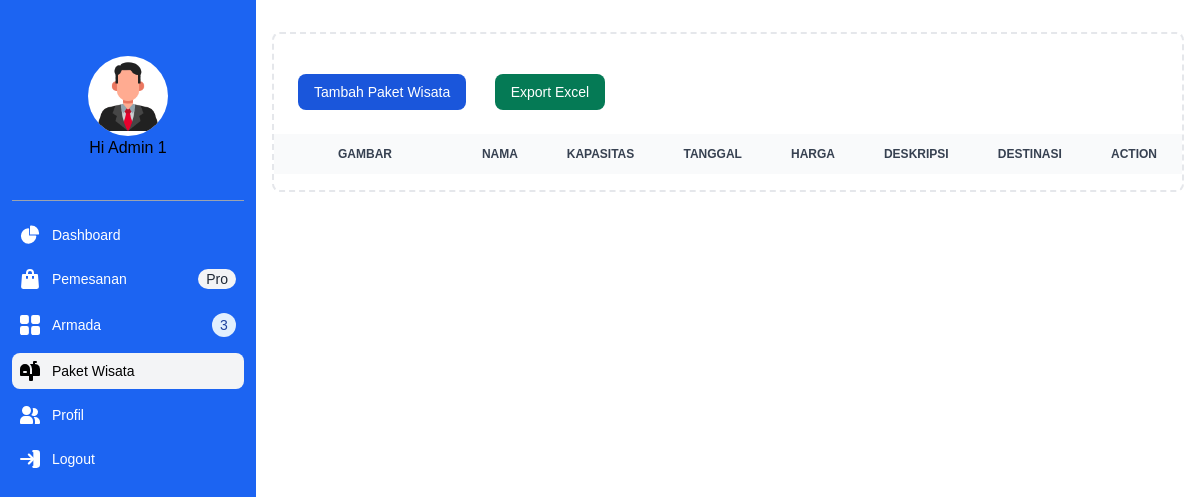
/app/admin/paket/index.php (signed in), run on an earlier commit of the app's database.
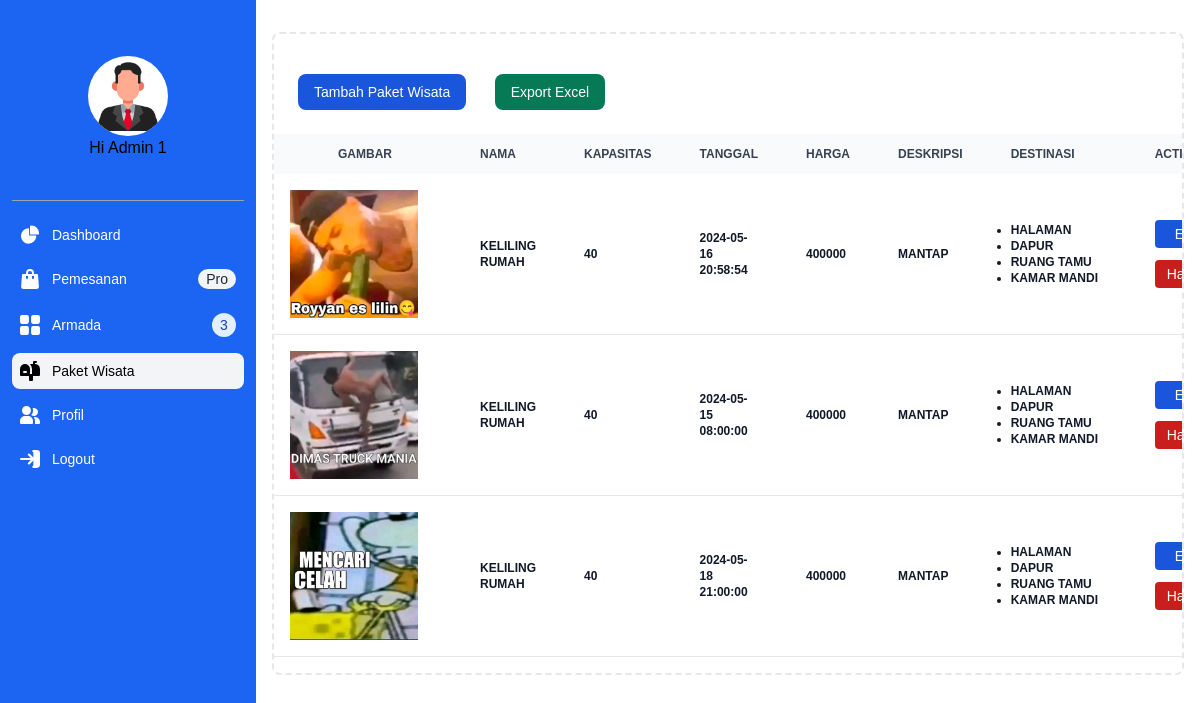
And on a later commit of the database.
### tables this page shows
CREATE TABLE `paket` (
  `ID_PAKET` char(8) NOT NULL,
  `NAMA_PAKET` varchar(32) NOT NULL,
  `DESTINASI_PAKET` varchar(256) NOT NULL,
  `HARGA_PAKET` bigint(20) NOT NULL,
  `JEMPUT_PAKET` varchar(256) NOT NULL,
  `KAPASITAS_PAKET` int(11) NOT NULL,
  `TANGGAL_PAKET` datetime NOT NULL,
  `DESKRIPSI_PAKET` varchar(256) NOT NULL,
  `GAMBAR_PAKET` varchar(256) NOT NULL
);

### app/database.php (called while the page is built, shortened)
<?php
	function getTableData($table) {
		try{
			$statement = DB->prepare("SELECT * FROM $table");
			$statement->execute();
			return $statement->fetchAll(PDO::FETCH_ASSOC);
		}
		catch(PDOException $err){
			echo $err->getMessage();
		}
	}
?>

### app/admin/paket/index.php (the view, shortened to what this page needs)
<?php
    require("../../database.php");
    $title = "Paket Wisata";
    $packets = getTableData('paket');
        include("../../../assets/inc/admin/layouts/header.php");
        $flag = 1;
    ?>
    <a href="tambah.php" class="m-6 w-fit inline-block items-center px-4 py-2 text-sm font-medium text-center text-white bg-blue-700 rounded-lg hover:bg-blue-800 focus:ring-4 focus:outline-none focus:ring-blue-300">Tambah Paket Wisata</a>
    <a href="#" class="w-fit inline-block items-center px-4 py-2 text-sm font-medium text-center text-white bg-green-600 rounded-lg hover:bg-green-600 focus:ring-4 focus:outline-none focus:ring-green-300">Export Excel</a>
    <div class="overflow-x-scroll">
        <table class="w-full text-sm text-left rtl:text-right text-gray-500 dark:text-gray-400">
            <thead class="text-xs text-gray-700 uppercase bg-gray-50 dark:bg-gray-700 dark:text-gray-400">
                <tr>
                <th scope="col" class="px-16 py-3">Gambar
                </th>
                <th scope="col" class="px-6 py-3">
                    Nama
                </th>
                <th scope="col" class="px-6 py-3">
                    Kapasitas
                </th>
                <th scope="col" class="px-6 py-3">
                    Tanggal
                </th>
                <th scope="col" class="px-6 py-3">
                    Harga
                </th>
                <th scope="col" class="px-6 py-3">
                    Deskripsi
                </th>
                <th scope="col" class="px-6 py-3">
                    Destinasi
                </th>
                <th scope="col" class="px-6 py-3">
                    Action
                </th>
            </tr>
        </thead>
        <tbody class="text-xs">
        <?php foreach ($packets as $packet) : ?>
            <tr class="bg-white border-b dark:bg-gray-800 dark:border-gray-700 hover:bg-gray-50 dark:hover:bg-gray-600">
                <td class="p-4 overflow-hidden w-32">
                    <img src="<?= BASEURL; ?>/assets/img/paket/<?= $packet['GAMBAR_PAKET'] ?>" alt="paket" class="h-32 md:h-32">
                </td>
                <td class="px-6 py-4 font-semibold text-gray-900 dark:text-white">
                    <?= ucwords($packet["NAMA_PAKET"]) ?>
                </td>
                <td class="px-6 py-4 font-semibold text-gray-900 dark:text-white">
                  <?= ucwords($packet["KAPASITAS_PAKET"]) ?>
                </td>
                <td class="px-6 py-4 font-semibold text-gray-900 dark:text-white">
                  <?= ucwords($packet["TANGGAL_PAKET"]) ?>
                </td>
                <td class="px-6 py-4 font-semibold text-gray-900 dark:text-white">
                    <?= ucwords($packet["HARGA_PAKET"]) ?>
                </td>
                <td class="px-6 py-4 font-semibold text-gray-900 dark:text-white">
                <?php
                    echo substr($packet["DESKRIPSI_PAKET"], 0, 30);
                 ?>
                </td>
                <td class="px-6 py-4 font-semibold text-gray-900 dark:text-white">
                  <ul class="list-disc w-24">
                    <?php
                        $dests = explode(',', $packet["DESTINASI_PAKET"]);
                        foreach ($dests as $dest) {
                            echo "<li>$dest</li>";
                        }
                    ?>
                </ul>
                </td>
                <td class="px-6 py-4">
                    <a href="edit.php?pkt=<?= $packet["ID_PAKET"] ?>" class="block text-white bg-blue-700 hover:bg-blue-800 focus:ring-4 focus:outline-none focus:ring-blue-300 font-medium rounded text-sm px-3 py-1 text-center">Edit</a>
                    <button data-modal-target="popup-modal<?=$flag;?>" data-modal-toggle="popup-modal<?=$flag;?>" class="mt-3 block text-white bg-red-700 hover:bg-red-800 focus:ring-4 focus:outline-none focus:ring-red-300 font-medium rounded text-sm px-3 py-1 text-center type="button">
                      Hapus
                    </button>
                </td>
            </tr>
            <?php $flag+=1;
          endforeach; ?>
        </tbody>
    </table>
</div>
	<?php include("../../../assets/inc/admin/layouts/footer.php");

### assets/inc/admin/layouts/header.php (shortened to what this page needs)
<!DOCTYPE html>
<html lang="en">
  <head>
    <link rel="stylesheet" href="<?=BASEURL?>/dist/output.css" />
  </head>
  <body>
    <aside
      id="default-sidebar"
      class="fixed top-0 left-0 z-40 w-64 h-screen transition-transform -translate-x-full sm:translate-x-0"
      aria-label="Sidebar"
    >
      <div
        class="h-full px-3 py-4 overflow-y-auto bg-blue-600 dark:bg-gray-800"
      >
        <div
          class="flex py-10 w-full justify-center items-center flex-col border-b-[1px] border-gray-400 border-solid"
        >
          <div class="rounded-full h-20 w-20 overflow-hidden bg-white">
            <img src="<?=BASEURL?>/assets/img/man.png" alt="" />
          </div>
          <h2>Hi Admin 1</h2>
        </div>
        <ul class="space-y-2 font-medium mt-4 text-sm">
          <li>
            <a
              href="<?=BASEURL?>/app/admin/index.php"
              class="flex items-center p-2  rounded-lg <?=$title=='Dashboard' ? 'bg-gray-100 text-black': 'text-white' ?> hover:bg-blue-400  group"
            >
              <svg
                class="w-5 h-5  transition duration-75 <?=$title=='Dashboard' ? 'text-black':'text-white'?>"
                aria-hidden="true"
                xmlns="http://www.w3.org/2000/svg"
                fill="currentColor"
                viewBox="0 0 22 21"
              >
                <path
                  d="M16.975 11H10V4.025a1 1 0 0 0-1.066-.998 8.5 8.5 0 1 0 9.039 9.039.999.999 0 0 0-1-1.066h.002Z"
                />
                <path
                  d="M12.5 0c-.157 0-.311.01-.565.027A1 1 0 0 0 11 1.02V10h8.975a1 1 0 0 0 1-.935c.013-.188.028-.374.028-.565A8.51 8.51 0 0 0 12.5 0Z"
                />
              </svg>
              <span class="ms-3">Dashboard</span>
            </a>
          </li>
          <li>
            <a
              href="<?=BASEURL?>/app/admin/transaksi/index.php"
              class="flex items-center p-2 rounded-lg <?=$title=='Transaksi' ? 'bg-gray-100 text-black': 'text-white' ?> hover:bg-blue-400  group"
            >
              <svg
                class="flex-shrink-0 w-5 h-5 transition duration-75 <?=$title=='Transaksi' ? 'text-black':'text-white'?>"
                aria-hidden="true"
                xmlns="http://www.w3.org/2000/svg"
                fill="currentColor"
                viewBox="0 0 18 20"
              >
                <path
                  d="M17 5.923A1 1 0 0 0 16 5h-3V4a4 4 0 1 0-8 0v1H2a1 1 0 0 0-1 .923L.086 17.846A2 2 0 0 0 2.08 20h13.84a2 2 0 0 0 1.994-2.153L17 5.923ZM7 9a1 1 0 0 1-2 0V7h2v2Zm0-5a2 2 0 1 1 4 0v1H7V4Zm6 5a1 1 0 1 1-2 0V7h2v2Z"
                />
              </svg>
              <span class="flex-1 ms-3 whitespace-nowrap">Pemesanan</span>
              <span
                class="inline-flex items-center justify-center px-2 ms-3 text-sm font-medium text-gray-800 bg-gray-100 rounded-full dark:bg-gray-700 dark:text-gray-300"
                >Pro</span
              >
            </a>
          </li>
          <li>
            <a
              href="<?=BASEURL?>/app/admin/armada/index.php"
              class="flex items-center p-2 rounded-lg <?=$title=='Armada' ? 'bg-gray-100 text-black': 'text-white' ?> hover:bg-blue-400 group"
            >
              <svg
                class="flex-shrink-0 w-5 h-5 transition duration-75 <?=$title=='Armada' ? 'text-black':'text-white'?>"
                aria-hidden="true"
                xmlns="http://www.w3.org/2000/svg"
                fill="currentColor"
                viewBox="0 0 18 18"
              >
                <path
                  d="M6.143 0H1.857A1.857 1.857 0 0 0 0 1.857v4.286C0 7.169.831 8 1.857 8h4.286A1.857 1.857 0 0 0 8 6.143V1.857A1.857 1.857 0 0 0 6.143 0Zm10 0h-4.286A1.857 1.857 0 0 0 10 1.857v4.286C10 7.169 10.831 8 11.857 8h4.286A1.857 1.857 0 0 0 18 6.143V1.857A1.857 1.857 0 0 0 16.143 0Zm-10 10H1.857A1.857 1.857 0 0 0 0 11.857v4.286C0 17.169.831 18 1.857 18h4.286A1.857 1.857 0 0 0 8 16.143v-4.286A1.857 1.857 0 0 0 6.143 10Zm10 0h-4.286A1.857 1.857 0 0 0 10 11.857v4.286c0 1.026.831 1.857 1.857 1.857h4.286A1.857 1.857 0 0 0 18 16.143v-4.286A1.857 1.857 0 0 0 16.143 10Z"
                />
              </svg>
              <span class="flex-1 ms-3 whitespace-nowrap">Armada</span>
              <span
                class="inline-flex items-center justify-center w-3 h-3 p-3 ms-3 text-sm font-medium text-blue-800 bg-blue-100 rounded-full dark:bg-white dark:text-blue-300"
                >3</span
              >
            </a>
          </li>
          <li>
            <a
              href="<?=BASEURL?>/app/admin/paket/index.php"
              class="flex items-center p-2 rounded-lg <?=$title=='Paket Wisata' ? 'bg-gray-100 text-black': 'text-white' ?> hover:bg-blue-400 group"
            >
              <svg
                class="flex-shrink-0 w-5 h-5 transition duration-75 <?=$title=='Paket Wisata' ? 'text-black':'text-white'?>"
                aria-hidden="true"
                xmlns="http://www.w3.org/2000/svg"
                fill="currentColor"
                viewBox="0 0 20 20"
              >
                <path
                  d="m17.418 3.623-.018-.008a6.713 6.713 0 0 0-2.4-.569V2h1a1 1 0 1 0 0-2h-2a1 1 0 0 0-1 1v2H9.89A6.977 6.977 0 0 1 12 8v5h-2V8A5 5 0 1 0 0 8v6a1 1 0 0 0 1 1h8v4a1 1 0 0 0 1 1h2a1 1 0 0 0 1-1v-4h6a1 1 0 0 0 1-1V8a5 5 0 0 0-2.582-4.377ZM6 12H4a1 1 0 0 1 0-2h2a1 1 0 0 1 0 2Z"
                />
              </svg>
              <span class="flex-1 ms-3 whitespace-nowrap">Paket Wisata</span>
            </a>
          </li>
          <li>
            <a
              href="<?=BASEURL?>/app/admin/profile.php"
              class="flex items-center p-2 rounded-lg <?=$title=='Profil' ? 'bg-gray-100 text-black': 'text-white' ?> hover:bg-blue-400 group"
            >
              <svg
                class="flex-shrink-0 w-5 h-5  transition duration-75 <?=$title=='Profil' ? 'text-black':'text-white'?>"
                aria-hidden="true"
                xmlns="http://www.w3.org/2000/svg"
                fill="currentColor"
                viewBox="0 0 20 18"
              >
                <path
                  d="M14 2a3.963 3.963 0 0 0-1.4.267 6.439 6.439 0 0 1-1.331 6.638A4 4 0 1 0 14 2Zm1 9h-1.264A6.957 6.957 0 0 1 15 15v2a2.97 2.97 0 0 1-.184 1H19a1 1 0 0 0 1-1v-1a5.006 5.006 0 0 0-5-5ZM6.5 9a4.5 4.5 0 1 0 0-9 4.5 4.5 0 0 0 0 9ZM8 10H5a5.006 5.006 0 0 0-5 5v2a1 1 0 0 0 1 1h11a1 1 0 0 0 1-1v-2a5.006 5.006 0 0 0-5-5Z"
                />
              </svg>
              <span class="flex-1 ms-3 whitespace-nowrap">Profil</span>
            </a>
          </li>
          <li>
            <a
              href="<?=BASEURL?>/app/admin/logout.php"
              class="flex items-center p-2 rounded-lg text-white hover:bg-blue-400 group"
            >
              <span class="flex-1 ms-3 whitespace-nowrap">Logout</span>
            </a>
          </li>
        </ul>
      </div>
    </aside>
    <div class="p-4 sm:ml-64">
      <div
        class="py-4 border-2 border-gray-200 border-dashed rounded-lg dark:border-gray-700 mt-4"
      >

### assets/inc/admin/layouts/footer.php (shortened to what this page needs)
</div>
</div>
</body>
</html>

What changed in the data, as far as the page shows it:
added paket: GAMBAR_PAKET (picture), NAMA_PAKET "KELILING RUMAH", KAPASITAS_PAKET "40", TANGGAL_PAKET "2024-05-16 20:58:54", HARGA_PAKET "400000", DESKRIPSI_PAKET "MANTAP", DESTINASI_PAKET "HALAMAN", DESTINASI_PAKET "DAPUR", DESTINASI_PAKET "RUANG TAMU", DESTINASI_PAKET "KAMAR MANDI"
added paket: GAMBAR_PAKET (picture), NAMA_PAKET "KELILING RUMAH", KAPASITAS_PAKET "40", TANGGAL_PAKET "2024-05-15 08:00:00", HARGA_PAKET "400000", DESKRIPSI_PAKET "MANTAP", DESTINASI_PAKET "HALAMAN", DESTINASI_PAKET "DAPUR", DESTINASI_PAKET "RUANG TAMU", DESTINASI_PAKET "KAMAR MANDI"
added paket: GAMBAR_PAKET (picture), NAMA_PAKET "KELILING RUMAH", KAPASITAS_PAKET "40", TANGGAL_PAKET "2024-05-18 21:00:00", HARGA_PAKET "400000", DESKRIPSI_PAKET "MANTAP", DESTINASI_PAKET "HALAMAN", DESTINASI_PAKET "DAPUR", DESTINASI_PAKET "RUANG TAMU", DESTINASI_PAKET "KAMAR MANDI"
